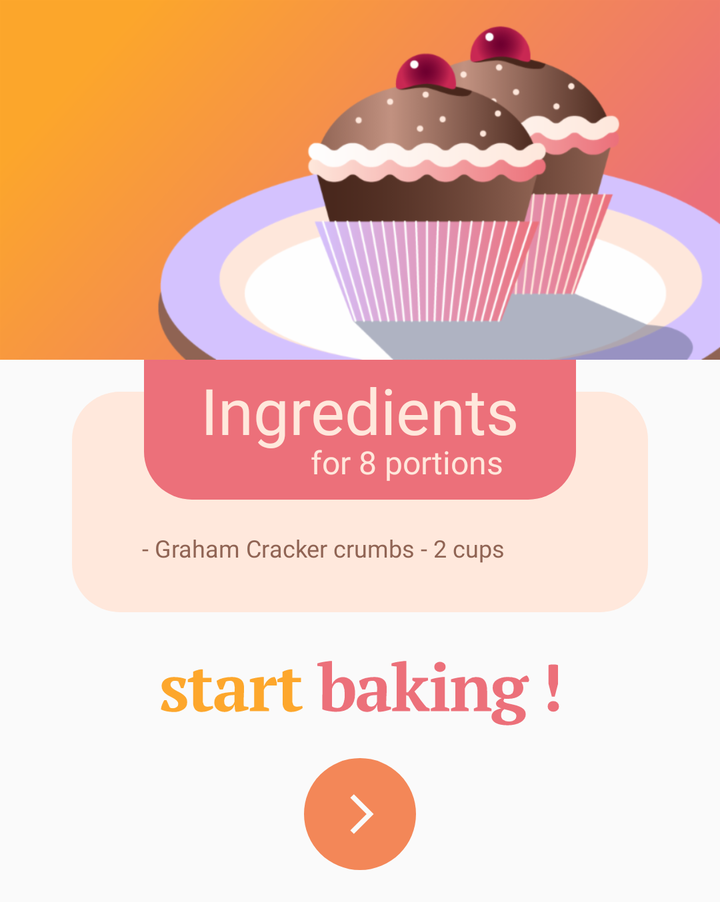
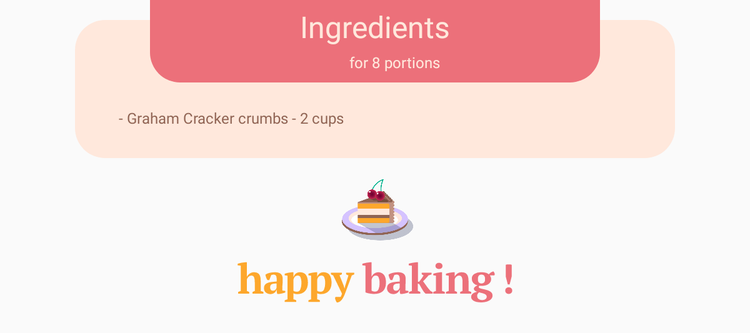

Compare how this app lays out the same screen by default and in its alternative resource folder. The renders come first, then the two layout files and the values they reference.
<!-- AndroidManifest.xml: application theme AppTheme -->
<!-- res/layout/steps_list_initial_item.xml -->
<?xml version="1.0" encoding="utf-8"?>
<android.support.constraint.ConstraintLayout xmlns:android="http://schemas.android.com/apk/res/android"
    xmlns:app="http://schemas.android.com/apk/res-auto"
    xmlns:tools="http://schemas.android.com/tools"
    android:layout_width="match_parent"
    android:layout_height="wrap_content">

    <ImageView
        android:id="@+id/steps_list_cake_image"
        android:layout_width="0dp"
        android:layout_height="0dp"
        android:contentDescription="@null"
        android:scaleType="centerCrop"
        app:layout_constraintDimensionRatio="2:1"
        app:layout_constraintEnd_toEndOf="parent"
        app:layout_constraintStart_toStartOf="parent"
        app:layout_constraintTop_toTopOf="parent"
        app:srcCompat="@drawable/placeholder_brownies" />

    <TextView
        android:id="@+id/steps_initial_list_item_ingredients"
        android:layout_width="0dp"
        android:layout_height="wrap_content"
        android:layout_marginTop="16dp"
        android:background="@drawable/steps_list_ingredients_list_background"
        android:fontFamily="@font/opensans_regular"
        android:paddingStart="32dp"
        android:paddingTop="70dp"
        android:paddingEnd="32dp"
        android:paddingBottom="24dp"
        android:textColor="@color/darkBrown"
        android:textSize="12sp"
        app:layout_constraintEnd_toStartOf="@+id/guideline7"
        app:layout_constraintStart_toStartOf="@+id/guideline6"
        app:layout_constraintTop_toBottomOf="@+id/steps_list_cake_image"
        tools:text=" - Graham Cracker crumbs - 2 cups" />

    <ImageView
        android:id="@+id/imageView5"
        android:layout_width="0dp"
        android:layout_height="70dp"
        android:contentDescription="@null"
        app:layout_constraintEnd_toStartOf="@+id/guideline5"
        app:layout_constraintHorizontal_bias="1.0"
        app:layout_constraintStart_toStartOf="@+id/guideline4"
        app:layout_constraintTop_toBottomOf="@+id/steps_list_cake_image"
        app:srcCompat="@drawable/steps_list_ingredients_background" />

    <android.support.constraint.Guideline
        android:id="@+id/guideline4"
        android:layout_width="wrap_content"
        android:layout_height="wrap_content"
        android:orientation="vertical"
        app:layout_constraintGuide_percent="0.2" />

    <android.support.constraint.Guideline
        android:id="@+id/guideline5"
        android:layout_width="wrap_content"
        android:layout_height="wrap_content"
        android:orientation="vertical"
        app:layout_constraintGuide_percent="0.8" />

    <android.support.constraint.Guideline
        android:id="@+id/guideline6"
        android:layout_width="wrap_content"
        android:layout_height="wrap_content"
        android:orientation="vertical"
        app:layout_constraintGuide_percent="0.1" />

    <android.support.constraint.Guideline
        android:id="@+id/guideline7"
        android:layout_width="wrap_content"
        android:layout_height="wrap_content"
        android:orientation="vertical"
        app:layout_constraintGuide_percent="0.9" />

    <ImageView
        android:contentDescription="@null"
        android:id="@+id/imageView8"
        android:layout_width="wrap_content"
        android:layout_height="wrap_content"
        android:layout_marginTop="24dp"
        app:layout_constraintEnd_toStartOf="@+id/guideline5"
        app:layout_constraintStart_toStartOf="@+id/guideline4"
        app:layout_constraintTop_toBottomOf="@+id/steps_initial_list_item_ingredients"
        app:srcCompat="@drawable/svg_start_baking_twocolours" />

    <ImageButton
        android:contentDescription="@string/go_to_introduction"
        android:id="@+id/steps_list_item_initial_item_play_button"
        android:layout_width="56dp"
        android:layout_height="56dp"
        android:layout_marginStart="8dp"
        android:layout_marginTop="16dp"
        android:layout_marginEnd="8dp"
        android:layout_marginBottom="16dp"
        android:background="@drawable/svg_forward_orange"
        app:layout_constraintBottom_toBottomOf="parent"
        app:layout_constraintEnd_toStartOf="@+id/guideline5"
        app:layout_constraintStart_toStartOf="@+id/guideline4"
        app:layout_constraintTop_toBottomOf="@+id/imageView8" />

    <TextView
        android:id="@+id/textView"
        android:layout_width="wrap_content"
        android:layout_height="wrap_content"
        android:layout_marginTop="8dp"
        android:fontFamily="@font/pt_serif_web_bolditalic"
        android:includeFontPadding="false"
        android:text="@string/ingredients"
        android:textColor="@color/lightBrown"
        android:textSize="32sp"
        app:layout_constraintEnd_toEndOf="@+id/imageView5"
        app:layout_constraintStart_toStartOf="@+id/imageView5"
        app:layout_constraintTop_toTopOf="@+id/imageView5" />

    <TextView
        android:id="@+id/steps_list_initial_item_portions_text_view"
        android:layout_width="wrap_content"
        android:layout_height="wrap_content"
        android:layout_marginEnd="8dp"
        android:layout_marginBottom="8dp"
        android:fontFamily="@font/pt_serif_web_italic"
        android:textColor="@color/lightBrown"
        android:textSize="16sp"
        app:layout_constraintBottom_toBottomOf="@+id/imageView5"
        app:layout_constraintEnd_toEndOf="@+id/textView"
        tools:text="for 8 portions" />
</android.support.constraint.ConstraintLayout>
<!-- resources referenced by this layout -->
<resources>
  <color name="darkBrown">#906454</color>
  <color name="lightBrown">#ffe8dc</color>
  <!-- drawable placeholder_brownies: png bitmap (drawable-hdpi, 53392 bytes) -->
  <!-- drawable steps_list_ingredients_background (drawable) -->
  <?xml version="1.0" encoding="utf-8"?>
  <selector xmlns:android="http://schemas.android.com/apk/res/android">
      <item>
          <shape>
              <solid android:color="#ec707a" />
              <corners android:bottomLeftRadius="24dp" android:bottomRightRadius="24dp" />
          </shape>
      </item>
  </selector>
  <!-- drawable steps_list_ingredients_list_background (drawable) -->
  <?xml version="1.0" encoding="utf-8"?>
  <selector xmlns:android="http://schemas.android.com/apk/res/android">
      <item>
          <shape>
              <solid android:color="@color/lightBrown"/>
              <corners android:radius="24dp"/>
          </shape>
      </item>
  </selector>
  <!-- drawable svg_forward_orange (drawable) -->
  <?xml version="1.0" encoding="utf-8"?>
  <vector xmlns:android="http://schemas.android.com/apk/res/android" android:viewportWidth="56"
      android:viewportHeight="56" android:width="56dp" android:height="56dp">
      <path android:fillColor="#F38758"
          android:pathData="M28 0A28 28 0 1 0 56 28 28 28 0 0 0 28 0ZM24.93 37.9l-1.77-1.77L31.29 28l-8.13-8.13 1.77-1.77L34.84 28Z" />
  </vector>
  <!-- drawable svg_start_baking_twocolours: vector/xml drawable (drawable, 9972 chars, omitted) -->
  <string name="go_to_introduction">go to introduction</string>
  <string name="ingredients">Ingredients</string>
  <style name="AppTheme" parent="Theme.AppCompat.Light.NoActionBar">
          <item name="colorPrimary">@color/colorPrimary</item>
          <item name="colorPrimaryDark">@color/colorPrimary</item>
          <item name="colorAccent">@color/colorAccent</item>
          <item name="android:navigationBarColor">@color/mediumBrown</item>
      </style>
  <color name="colorPrimary">#EC707A</color>
  <color name="colorAccent">#d81b60</color>
  <color name="mediumBrown">#c29281</color>
</resources>
<!-- res/layout-sw600dp-port/steps_list_initial_item.xml (the repository's variant of the layout above) -->
<!-- drawn on a 7-inch tablet held upright -->
<?xml version="1.0" encoding="utf-8"?>
<android.support.constraint.ConstraintLayout
    xmlns:android="http://schemas.android.com/apk/res/android"
    xmlns:app="http://schemas.android.com/apk/res-auto"
    xmlns:tools="http://schemas.android.com/tools"
    android:layout_width="match_parent"
    android:layout_height="wrap_content">

    <TextView
        android:id="@+id/steps_initial_list_item_ingredients"
        android:layout_width="0dp"
        android:layout_height="wrap_content"
        android:layout_marginTop="16dp"
        android:background="@drawable/steps_list_ingredients_list_background"
        android:fontFamily="@font/opensans_regular"
        android:paddingStart="32dp"
        android:paddingTop="70dp"
        android:paddingEnd="32dp"
        android:paddingBottom="24dp"
        android:textColor="@color/darkBrown"
        android:textSize="12sp"
        app:layout_constraintEnd_toStartOf="@+id/guideline7"
        app:layout_constraintHorizontal_bias="0.0"
        app:layout_constraintStart_toStartOf="@+id/guideline6"
        app:layout_constraintTop_toTopOf="parent"
        tools:text=" - Graham Cracker crumbs - 2 cups" />

    <ImageView
        android:contentDescription="@null"
        android:id="@+id/imageView5"
        android:layout_width="0dp"
        android:layout_height="66dp"
        app:layout_constraintEnd_toStartOf="@+id/guideline5"
        app:layout_constraintHorizontal_bias="0.0"
        app:layout_constraintStart_toStartOf="@+id/guideline4"
        app:layout_constraintTop_toTopOf="parent"
        app:srcCompat="@drawable/steps_list_ingredients_background" />

    <android.support.constraint.Guideline
        android:id="@+id/guideline4"
        android:layout_width="wrap_content"
        android:layout_height="wrap_content"
        android:orientation="vertical"
        app:layout_constraintGuide_percent="0.2" />

    <android.support.constraint.Guideline
        android:id="@+id/guideline5"
        android:layout_width="wrap_content"
        android:layout_height="wrap_content"
        android:orientation="vertical"
        app:layout_constraintGuide_percent="0.8" />

    <android.support.constraint.Guideline
        android:id="@+id/guideline6"
        android:layout_width="wrap_content"
        android:layout_height="wrap_content"
        android:orientation="vertical"
        app:layout_constraintGuide_percent="0.1" />

    <android.support.constraint.Guideline
        android:id="@+id/guideline7"
        android:layout_width="wrap_content"
        android:layout_height="wrap_content"
        android:orientation="vertical"
        app:layout_constraintGuide_percent="0.9" />

    <ImageView
        android:id="@+id/imageView8"
        android:layout_width="wrap_content"
        android:layout_height="wrap_content"
        android:layout_marginTop="8dp"
        android:layout_marginBottom="24dp"
        android:contentDescription="@string/happy_baking"
        app:layout_constraintBottom_toBottomOf="parent"
        app:layout_constraintEnd_toStartOf="@+id/guideline5"
        app:layout_constraintStart_toStartOf="@+id/guideline4"
        app:layout_constraintTop_toBottomOf="@+id/imageView7"
        app:srcCompat="@drawable/svg_happy_baking_twocolours" />

    <ImageButton
        android:contentDescription="@string/go_to_introduction"
        android:id="@+id/steps_list_item_initial_item_play_button"
        android:layout_width="56dp"
        android:layout_height="56dp"
        android:layout_marginStart="8dp"
        android:layout_marginTop="8dp"
        android:layout_marginEnd="8dp"
        android:layout_marginBottom="16dp"
        android:background="@drawable/svg_forward_orange"
        android:visibility="gone"
        app:layout_constraintBottom_toBottomOf="parent"
        app:layout_constraintEnd_toStartOf="@+id/guideline5"
        app:layout_constraintStart_toStartOf="@+id/guideline4"
        app:layout_constraintTop_toBottomOf="@+id/imageView8" />

    <TextView
        android:id="@+id/textView"
        android:layout_width="wrap_content"
        android:layout_height="wrap_content"
        android:layout_marginTop="8dp"
        android:fontFamily="@font/pt_serif_web_bolditalic"
        android:includeFontPadding="false"
        android:text="@string/ingredients"
        android:textColor="@color/lightBrown"
        android:textSize="24sp"
        app:layout_constraintEnd_toEndOf="@+id/imageView5"
        app:layout_constraintStart_toStartOf="@+id/imageView5"
        app:layout_constraintTop_toTopOf="@+id/imageView5" />

    <TextView
        android:id="@+id/steps_list_initial_item_portions_text_view"
        android:layout_width="wrap_content"
        android:layout_height="wrap_content"
        android:layout_marginEnd="8dp"
        android:layout_marginBottom="8dp"
        android:fontFamily="@font/pt_serif_web_italic"
        android:textColor="@color/lightBrown"
        android:textSize="12sp"
        app:layout_constraintBottom_toBottomOf="@+id/imageView5"
        app:layout_constraintEnd_toEndOf="@+id/textView"
        tools:text="for 8 portions" />

    <ImageView
        android:contentDescription="@null"
        android:id="@+id/imageView7"
        android:layout_width="78dp"
        android:layout_height="67dp"
        android:layout_marginStart="8dp"
        android:layout_marginTop="8dp"
        android:layout_marginEnd="8dp"
        app:layout_constraintEnd_toStartOf="@+id/guideline5"
        app:layout_constraintStart_toStartOf="@+id/guideline4"
        app:layout_constraintTop_toBottomOf="@+id/steps_initial_list_item_ingredients"
        app:srcCompat="@drawable/cake_slice" />
</android.support.constraint.ConstraintLayout>
<!-- resources referenced by the variant -->
<!-- as a 7-inch tablet held upright resolves them -->
<resources>
  <color name="darkBrown">#906454</color>
  <color name="lightBrown">#ffe8dc</color>
  <!-- drawable cake_slice: png bitmap (drawable-hdpi, 39945 bytes) -->
  <!-- drawable steps_list_ingredients_background (drawable) -->
  <?xml version="1.0" encoding="utf-8"?>
  <selector xmlns:android="http://schemas.android.com/apk/res/android">
      <item>
          <shape>
              <solid android:color="#ec707a" />
              <corners android:bottomLeftRadius="24dp" android:bottomRightRadius="24dp" />
          </shape>
      </item>
  </selector>
  <!-- drawable steps_list_ingredients_list_background (drawable) -->
  <?xml version="1.0" encoding="utf-8"?>
  <selector xmlns:android="http://schemas.android.com/apk/res/android">
      <item>
          <shape>
              <solid android:color="@color/lightBrown"/>
              <corners android:radius="24dp"/>
          </shape>
      </item>
  </selector>
  <!-- drawable svg_forward_orange (drawable) -->
  <?xml version="1.0" encoding="utf-8"?>
  <vector xmlns:android="http://schemas.android.com/apk/res/android" android:viewportWidth="56"
      android:viewportHeight="56" android:width="56dp" android:height="56dp">
      <path android:fillColor="#F38758"
          android:pathData="M28 0A28 28 0 1 0 56 28 28 28 0 0 0 28 0ZM24.93 37.9l-1.77-1.77L31.29 28l-8.13-8.13 1.77-1.77L34.84 28Z" />
  </vector>
  <!-- drawable svg_happy_baking_twocolours: vector/xml drawable (drawable, 10502 chars, omitted) -->
  <string name="go_to_introduction">go to introduction</string>
  <string name="happy_baking">Happy Baking!</string>
  <string name="ingredients">Ingredients</string>
  <style name="AppTheme" parent="Theme.AppCompat.Light.NoActionBar">
          <item name="colorPrimary">@color/colorPrimary</item>
          <item name="colorPrimaryDark">@color/colorPrimary</item>
          <item name="colorAccent">@color/colorAccent</item>
          <item name="android:navigationBarColor">@color/mediumBrown</item>
      </style>
  <color name="colorPrimary">#EC707A</color>
  <color name="colorAccent">#d81b60</color>
  <color name="mediumBrown">#c29281</color>
</resources>
